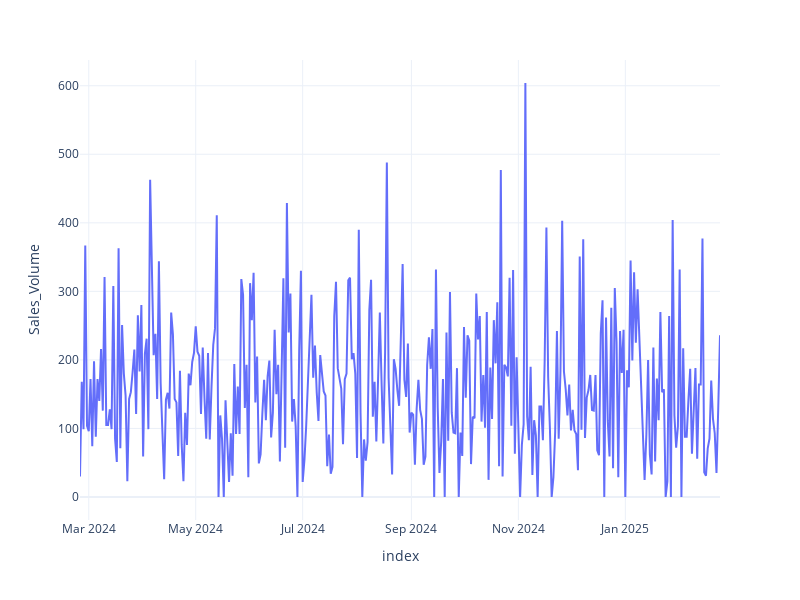

Write notebook code for a chart like this one.
### Code cell
# Grouped Date received Visualization
fig = px.line(df_ts, y='Sales_Volume')
fig.show()

### Figure 1 — Plotly figure (JSON) as saved in the notebook; plotly's stock layout.template omitted (floating-point values rounded to 4 significant figures; data arrays with more than 128 entries replaced by an {"elided": "..."} marker saying what was removed)
{"data": [{"hovertemplate": "index=%{x}<br>Sales_Volume=%{y}<extra></extra>", "legendgroup": "", "line": {"color": "#636efa", "dash": "solid"}, "marker": {"symbol": "circle"}, "mode": "lines", "name": "", "orientation": "v", "showlegend": false, "type": "scatter", "x": {"elided": "366 str values"}, "xaxis": "x", "y": {"elided": "366 int values"}, "yaxis": "y"}], "layout": {"height": 600, "legend": {"tracegroupgap": 0}, "margin": {"t": 60}, "width": 800, "xaxis": {"anchor": "y", "domain": [0, 1], "title": {"text": "index"}}, "yaxis": {"anchor": "x", "domain": [0, 1], "title": {"text": "Sales_Volume"}}}}
